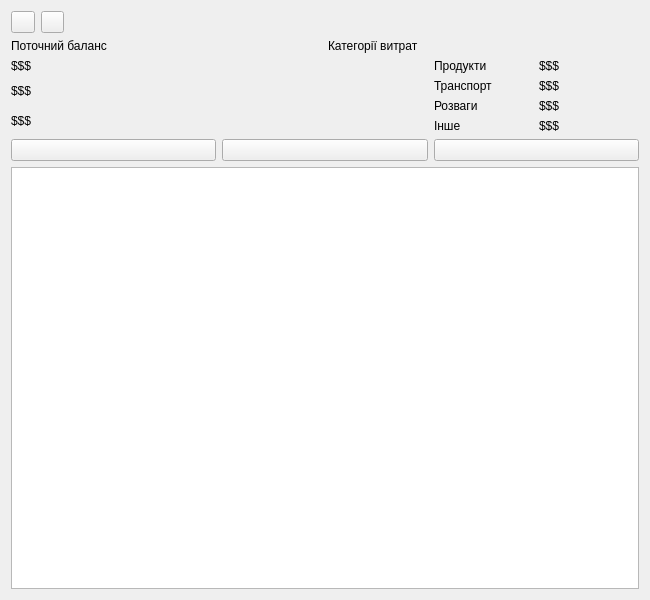
<?xml version="1.0" encoding="UTF-8"?>
<ui version="4.0">
 <class>win_finance</class>
 <widget class="QWidget" name="win_finance">
  <property name="geometry">
   <rect>
    <x>0</x>
    <y>0</y>
    <width>650</width>
    <height>600</height>
   </rect>
  </property>
  <property name="minimumSize">
   <size>
    <width>650</width>
    <height>600</height>
   </size>
  </property>
  <property name="maximumSize">
   <size>
    <width>800</width>
    <height>600</height>
   </size>
  </property>
  <property name="windowTitle">
   <string>UkrLife - Фінанси</string>
  </property>
  <property name="windowIcon">
   <iconset>
    <normaloff>../images/icons/icon.ico</normaloff>../images/icons/icon.ico</iconset>
  </property>
  <property name="locale">
   <locale language="Ukrainian" country="Ukraine"/>
  </property>
  <layout class="QVBoxLayout" name="verticalLayout_2">
   <item>
    <layout class="QVBoxLayout" name="verticalLayout_5">
     <item>
      <layout class="QVBoxLayout" name="verticalLayout_6"/>
     </item>
     <item>
      <layout class="QHBoxLayout" name="horizontalLayout_9">
       <property name="rightMargin">
        <number>575</number>
       </property>
       <item alignment="Qt::AlignLeft">
        <widget class="QPushButton" name="b_goback">
         <property name="cursor">
          <cursorShape>PointingHandCursor</cursorShape>
         </property>
         <property name="text">
          <string/>
         </property>
         <property name="icon">
          <iconset>
           <normaloff>../images/icons/back.png</normaloff>../images/icons/back.png</iconset>
         </property>
        </widget>
       </item>
       <item alignment="Qt::AlignHCenter">
        <widget class="QPushButton" name="b_settings">
         <property name="sizePolicy">
          <sizepolicy hsizetype="Fixed" vsizetype="Fixed">
           <horstretch>0</horstretch>
           <verstretch>0</verstretch>
          </sizepolicy>
         </property>
         <property name="cursor">
          <cursorShape>PointingHandCursor</cursorShape>
         </property>
         <property name="text">
          <string/>
         </property>
         <property name="icon">
          <iconset>
           <normaloff>../images/icons/settings.png</normaloff>../images/icons/settings.png</iconset>
         </property>
        </widget>
       </item>
      </layout>
     </item>
     <item>
      <layout class="QHBoxLayout" name="horizontalLayout_7">
       <item>
        <layout class="QVBoxLayout" name="layout_balance">
         <property name="sizeConstraint">
          <enum>QLayout::SetFixedSize</enum>
         </property>
         <item>
          <layout class="QVBoxLayout" name="verticalLayout">
           <item>
            <widget class="QLabel" name="lb_curBalance">
             <property name="sizePolicy">
              <sizepolicy hsizetype="Preferred" vsizetype="Fixed">
               <horstretch>0</horstretch>
               <verstretch>0</verstretch>
              </sizepolicy>
             </property>
             <property name="text">
              <string>Поточний баланс</string>
             </property>
            </widget>
           </item>
           <item>
            <widget class="QLabel" name="lb_balance">
             <property name="text">
              <string>$$$</string>
             </property>
            </widget>
           </item>
          </layout>
         </item>
         <item>
          <layout class="QHBoxLayout" name="horizontalLayout_2">
           <item>
            <widget class="QLabel" name="lb_income">
             <property name="text">
              <string>$$$</string>
             </property>
            </widget>
           </item>
           <item>
            <widget class="QLabel" name="label_3">
             <property name="text">
              <string/>
             </property>
             <property name="pixmap">
              <pixmap>../images/icons/up.png</pixmap>
             </property>
            </widget>
           </item>
          </layout>
         </item>
         <item>
          <layout class="QHBoxLayout" name="horizontalLayout">
           <item>
            <widget class="QLabel" name="lb_outcome">
             <property name="text">
              <string>$$$</string>
             </property>
            </widget>
           </item>
           <item>
            <widget class="QLabel" name="label_6">
             <property name="text">
              <string/>
             </property>
             <property name="pixmap">
              <pixmap>../images/icons/down.png</pixmap>
             </property>
            </widget>
           </item>
          </layout>
         </item>
        </layout>
       </item>
       <item>
        <layout class="QVBoxLayout" name="layout_categories">
         <property name="sizeConstraint">
          <enum>QLayout::SetFixedSize</enum>
         </property>
         <item>
          <widget class="QLabel" name="lb_categories">
           <property name="sizePolicy">
            <sizepolicy hsizetype="Preferred" vsizetype="Fixed">
             <horstretch>0</horstretch>
             <verstretch>0</verstretch>
            </sizepolicy>
           </property>
           <property name="text">
            <string>Категорії витрат</string>
           </property>
          </widget>
         </item>
         <item>
          <layout class="QVBoxLayout" name="verticalLayout_3">
           <item>
            <layout class="QHBoxLayout" name="horizontalLayout_3">
             <item>
              <widget class="QLabel" name="label_8">
               <property name="text">
                <string/>
               </property>
               <property name="pixmap">
                <pixmap>../images/icons/groc.png</pixmap>
               </property>
              </widget>
             </item>
             <item>
              <widget class="QLabel" name="label_9">
               <property name="text">
                <string>Продукти</string>
               </property>
              </widget>
             </item>
             <item>
              <widget class="QLabel" name="lb_groceries">
               <property name="text">
                <string>$$$</string>
               </property>
              </widget>
             </item>
            </layout>
           </item>
           <item>
            <layout class="QHBoxLayout" name="horizontalLayout_4">
             <item>
              <widget class="QLabel" name="label_11">
               <property name="text">
                <string/>
               </property>
               <property name="pixmap">
                <pixmap>../images/icons/transport.png</pixmap>
               </property>
              </widget>
             </item>
             <item>
              <widget class="QLabel" name="label_12">
               <property name="text">
                <string>Транспорт</string>
               </property>
              </widget>
             </item>
             <item>
              <widget class="QLabel" name="lb_transport">
               <property name="text">
                <string>$$$</string>
               </property>
              </widget>
             </item>
            </layout>
           </item>
           <item>
            <layout class="QHBoxLayout" name="horizontalLayout_5">
             <item>
              <widget class="QLabel" name="label_14">
               <property name="text">
                <string/>
               </property>
               <property name="pixmap">
                <pixmap>../images/icons/entertaiment.png</pixmap>
               </property>
              </widget>
             </item>
             <item>
              <widget class="QLabel" name="label_15">
               <property name="text">
                <string>Розваги</string>
               </property>
              </widget>
             </item>
             <item>
              <widget class="QLabel" name="lb_entertaiment">
               <property name="text">
                <string>$$$</string>
               </property>
              </widget>
             </item>
            </layout>
           </item>
          </layout>
         </item>
         <item>
          <layout class="QHBoxLayout" name="horizontalLayout_6">
           <item>
            <widget class="QLabel" name="label_17">
             <property name="text">
              <string/>
             </property>
             <property name="pixmap">
              <pixmap>../images/icons/others.png</pixmap>
             </property>
            </widget>
           </item>
           <item>
            <widget class="QLabel" name="label_18">
             <property name="text">
              <string>Інше</string>
             </property>
            </widget>
           </item>
           <item>
            <widget class="QLabel" name="lb_other">
             <property name="text">
              <string>$$$</string>
             </property>
            </widget>
           </item>
          </layout>
         </item>
        </layout>
       </item>
      </layout>
     </item>
     <item>
      <layout class="QHBoxLayout" name="horizontalLayout_8">
       <item>
        <widget class="QPushButton" name="b_fin_add">
         <property name="cursor">
          <cursorShape>PointingHandCursor</cursorShape>
         </property>
         <property name="text">
          <string/>
         </property>
         <property name="icon">
          <iconset>
           <normaloff>../images/icons/add.png</normaloff>../images/icons/add.png</iconset>
         </property>
        </widget>
       </item>
       <item>
        <widget class="QPushButton" name="b_fin_edit">
         <property name="cursor">
          <cursorShape>PointingHandCursor</cursorShape>
         </property>
         <property name="text">
          <string/>
         </property>
         <property name="icon">
          <iconset>
           <normaloff>../images/icons/edit.png</normaloff>
           <disabledoff>../images/icons/edit_dis.png</disabledoff>
           <disabledon>../images/icons/edit_dis.png</disabledon>../images/icons/edit.png</iconset>
         </property>
        </widget>
       </item>
       <item>
        <widget class="QPushButton" name="b_fin_delete">
         <property name="sizePolicy">
          <sizepolicy hsizetype="Minimum" vsizetype="Fixed">
           <horstretch>0</horstretch>
           <verstretch>0</verstretch>
          </sizepolicy>
         </property>
         <property name="cursor">
          <cursorShape>PointingHandCursor</cursorShape>
         </property>
         <property name="text">
          <string/>
         </property>
         <property name="icon">
          <iconset>
           <normaloff>../images/icons/del.png</normaloff>
           <disabledoff>../images/icons/del_dis.png</disabledoff>
           <disabledon>../images/icons/del_dis.png</disabledon>../images/icons/del.png</iconset>
         </property>
        </widget>
       </item>
      </layout>
     </item>
     <item>
      <widget class="QTableView" name="table_fin">
       <property name="enabled">
        <bool>true</bool>
       </property>
       <property name="sizePolicy">
        <sizepolicy hsizetype="Expanding" vsizetype="Expanding">
         <horstretch>0</horstretch>
         <verstretch>0</verstretch>
        </sizepolicy>
       </property>
       <property name="verticalScrollBarPolicy">
        <enum>Qt::ScrollBarAlwaysOff</enum>
       </property>
       <property name="horizontalScrollBarPolicy">
        <enum>Qt::ScrollBarAlwaysOff</enum>
       </property>
       <property name="selectionMode">
        <enum>QAbstractItemView::SingleSelection</enum>
       </property>
       <property name="selectionBehavior">
        <enum>QAbstractItemView::SelectRows</enum>
       </property>
       <property name="gridStyle">
        <enum>Qt::SolidLine</enum>
       </property>
      </widget>
     </item>
    </layout>
   </item>
  </layout>
 </widget>
 <resources/>
 <connections/>
</ui>
